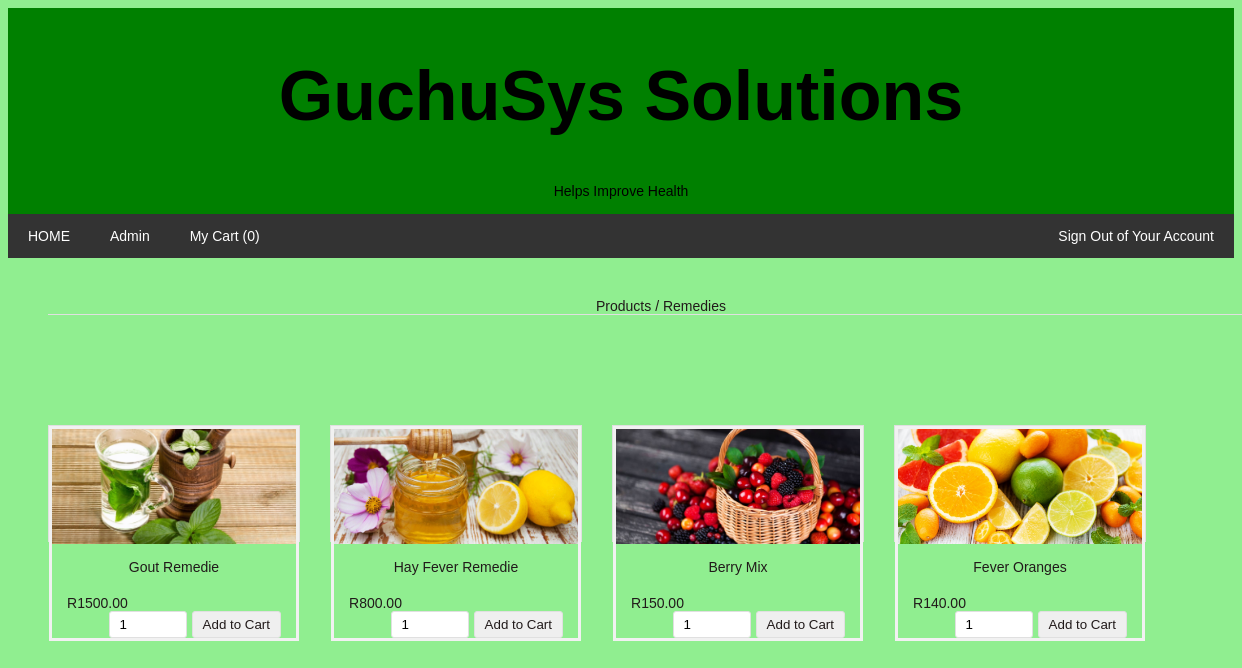
Page /index.php (signed in) on the committed database.
### tables this page shows
CREATE TABLE `orders` (
  `id` int(8) NOT NULL,
  `name` varchar(255) NOT NULL,
  `code` varchar(255) NOT NULL,
  `image` varchar(250) NOT NULL,
  `price` double(10,2) NOT NULL
);

### dbcontroller.php (called while the page is built, shortened)
<?php
class DBController {
	private $host = "localhost";
	private $user = "root";
	private $password = "";
	private $database = "ishop";
	private $conn;
	function __construct() {
		$this->conn = $this->connectDB();
	}
	function connectDB() {
		$conn = mysqli_connect($this->host,$this->user,$this->password,$this->database);
		return $conn;
	}
	function runQuery($query) {
		$result = mysqli_query($this->conn,$query);
		while($row=mysqli_fetch_assoc($result)) {
			$resultset[] = $row;
		}
		if(!empty($resultset))
			return $resultset;
	}
}
?>

### index.php (the view, shortened to what this page needs)
<?php
require_once("dbcontroller.php");
$db_handle = new DBController();
?>
<HTML>
<HEAD>
<link href="style.css" type="text/css" rel="stylesheet" />
<link href="style1.css" type="text/css" rel="stylesheet" />
</HEAD>
<BODY>
<div class="header">
          <h1>GuchuSys Solutions</h1>
          <p font-size='25px'> Helps Improve Health</p>
      </div>
	<div class="navbar" align='center'>
     <a href="index.php">HOME</a>
     <a href="indexAdmin.php">Admin</a>
	 <?php
		$count=0;
		if(isset($_SESSION["cart_item"]))
		{
			$count=count($_SESSION["cart_item"]);
		}
		else
		{
			$count=0;
		}
	 ?>
	 <a href="indexCart.php">My Cart (<?php echo $count; ?>) </a>
     <a href="logout.php"   class="right">Sign Out of Your Account</a>
     </div>
<div id="product-grid">
	<div class="txt-heading">Products / Remedies</div>
	<?php
	$product_array = $db_handle->runQuery("SELECT * FROM orders ORDER BY id ASC");
	if (!empty($product_array)) {
		foreach($product_array as $key=>$value){
	?>
		<div class="product-item">
			<form method="post" action="index.php?action=add&code=<?php echo $product_array[$key]["code"]; ?>">
			<div class="product-image"><img src="<?php echo $product_array[$key]["image"]; ?>"></div>
			<div class="product-tile-footer">
			<div class="product-title"><?php echo $product_array[$key]["name"]; ?></div>
			<div class="product-price"><?php echo "R".$product_array[$key]["price"]; ?></div>
			<div class="cart-action">
			<input type="number" min="1" max="100" ondrop="return false;" class="product-quantity" name="quantity" value="1" size="2" />
			<input type="submit" value="Add to Cart" class="btnAddAction" onclick="alert('Item Added Successfully!')" />
			</div>
			<br>
			</div>
			</form>
			<br>
			<br>
		</div>
	<?php
		}
	}
	?>
</div>
</BODY>
</HTML>

### style.css (style rules this page uses)
body { font-family: Arial; color: #211a1a; font-size: 0.9em; }
#product-grid { margin: 40px; }
.txt-heading { color: #211a1a; border-bottom: 1px solid #E0E0E0; overflow: auto; }
.btnAddAction { padding: 5px 10px; margin-left: 5px; background-color: #efefef; border: #E0E0E0 1px solid; color: #211a1a; float: right; text-decoration: none; border-radius: 3px; cursor: pointer; }
#product-grid { width: 100%; height: 100%; }
.txt-heading { margin-bottom: 15px; width: 100%; }
.product-item { float: left; background: #ffffff; height: 300x; width: 250px; margin: 95px 30px 0px 0px; border: #E0E0E0 1px solid; object-fit: contain; }
.product-image { height: 100%; width: 100%; background-color: #FFF; object-fit: cover; }
.product-title { margin-bottom: 20px; }
.product-price { float: left; }
.cart-action { float: right; }
.product-quantity { padding: 5px 10px; border-radius: 3px; border: #E0E0E0 1px solid; }
.product-tile-footer { padding: 15px 15px 0px 15px; overflow: auto; }

### style1.css (style rules this page uses)
body { font: 14px sans-serif; text-align: center; background-color: lightgreen; }
.header { padding: 1px; text-align: center; background-color: green; color: black; }
.header h1 { font-size: 70px; }
.navbar { overflow: hidden; background-color: #333; }
.navbar a { float: left; display: block; color: white; text-align: center; padding: 14px 20px; text-decoration: none; }
.navbar a.right { float: right; }
form { border: 3px solid #f1f1f1; }

### index.php (style rules this page uses)
.product-item { width: 250px; height: 115px; }
img { width: 100%; height: 100%; object-fit: cover; }

### rows in the picture
orders: image (picture), name "Gout Remedie", price "1500.00"
orders: image (picture), name "Hay Fever Remedie", price "800.00"
orders: image (picture), name "Berry Mix", price "150.00"
orders: image (picture), name "Fever Oranges", price "140.00"

### other values in the picture
$count "0"
